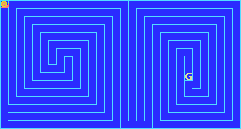
%> input picture graphwork/package microwerk/12.png, 241 x 129 px
$ octave ResultCalculator.m   (GNU Octave 9; MATLAB toolbox functions it lacks are replaced by stand-ins)
%> lines starting %> are read from the running program, lines starting %| are printed output that depends on the picture
result=zeros(16,30);
Img=imread('12.png');
%> Img is the input picture: size 129x241x3 uint8; mean R, G, B 48.6, 67.4, 254.7
I=rgb2gray(Img);
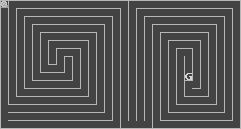
%> I: size 129x241 uint8; min 67, max 213, mean 83
wallcolor=I(1,1);
%> wallcolor = 183
% imshow(Img)
% imshow(I)
for j=1:16
   for i=1:30
        x=(i-1)*8+1;
        y=(j-1)*8+1;
        if (I(y,x+1) == wallcolor)
            result(j,i)=result(j,i)+8;
        end
        if (I(y+1,x+8) == wallcolor)
            result(j,i)=result(j,i)+1;
        end
        if (I(y+8,x+7) == wallcolor)
            result(j,i)=result(j,i)+2;
        end
        if (I(y+7,x) == wallcolor)
            result(j,i)=result(j,i)+4;
        end
   end
% result(i,j)
% pause
end
result=dec2hex(result)
%> result = 480 items
csvwrite('result_12_matrix.csv',result)
